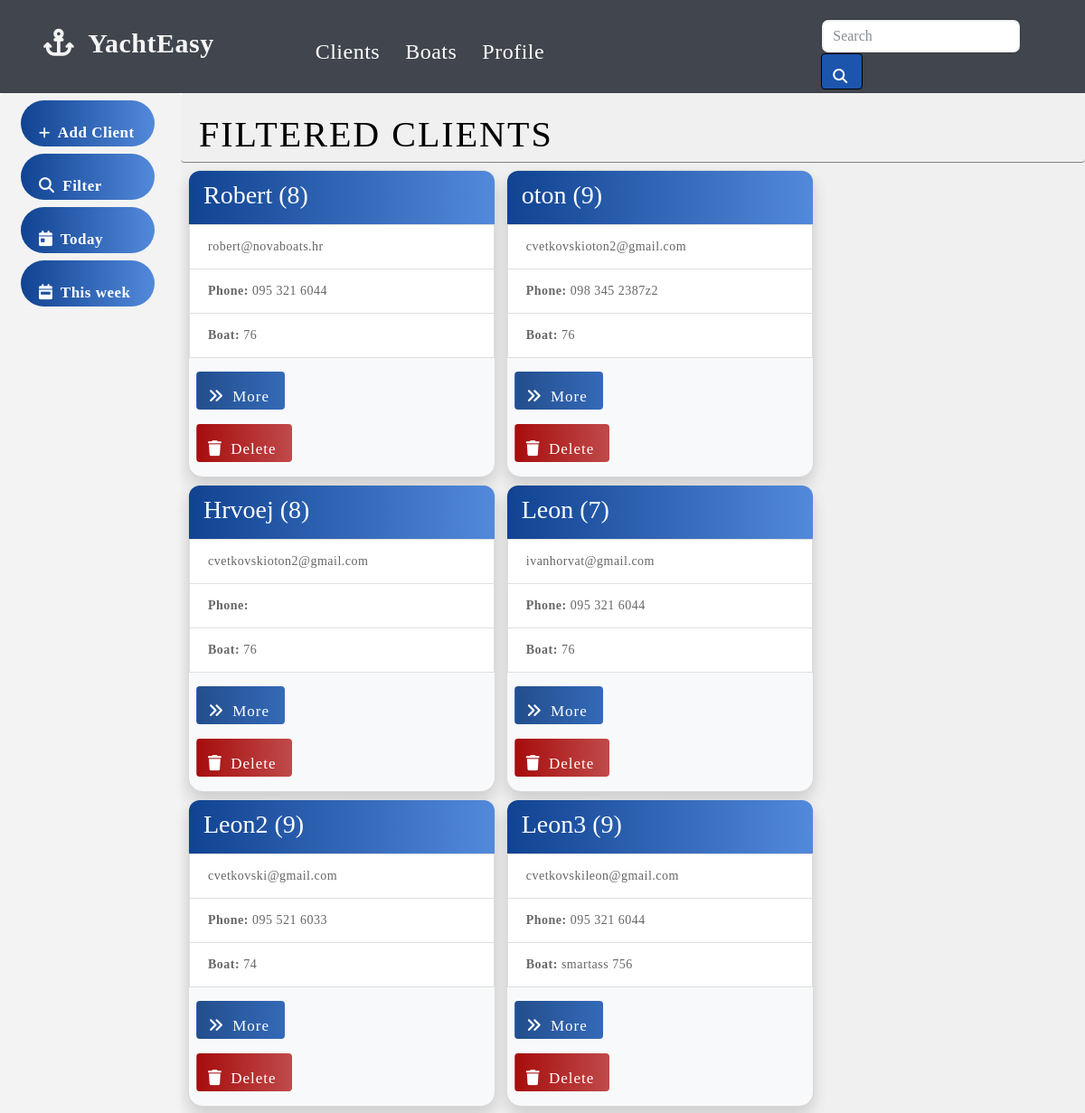
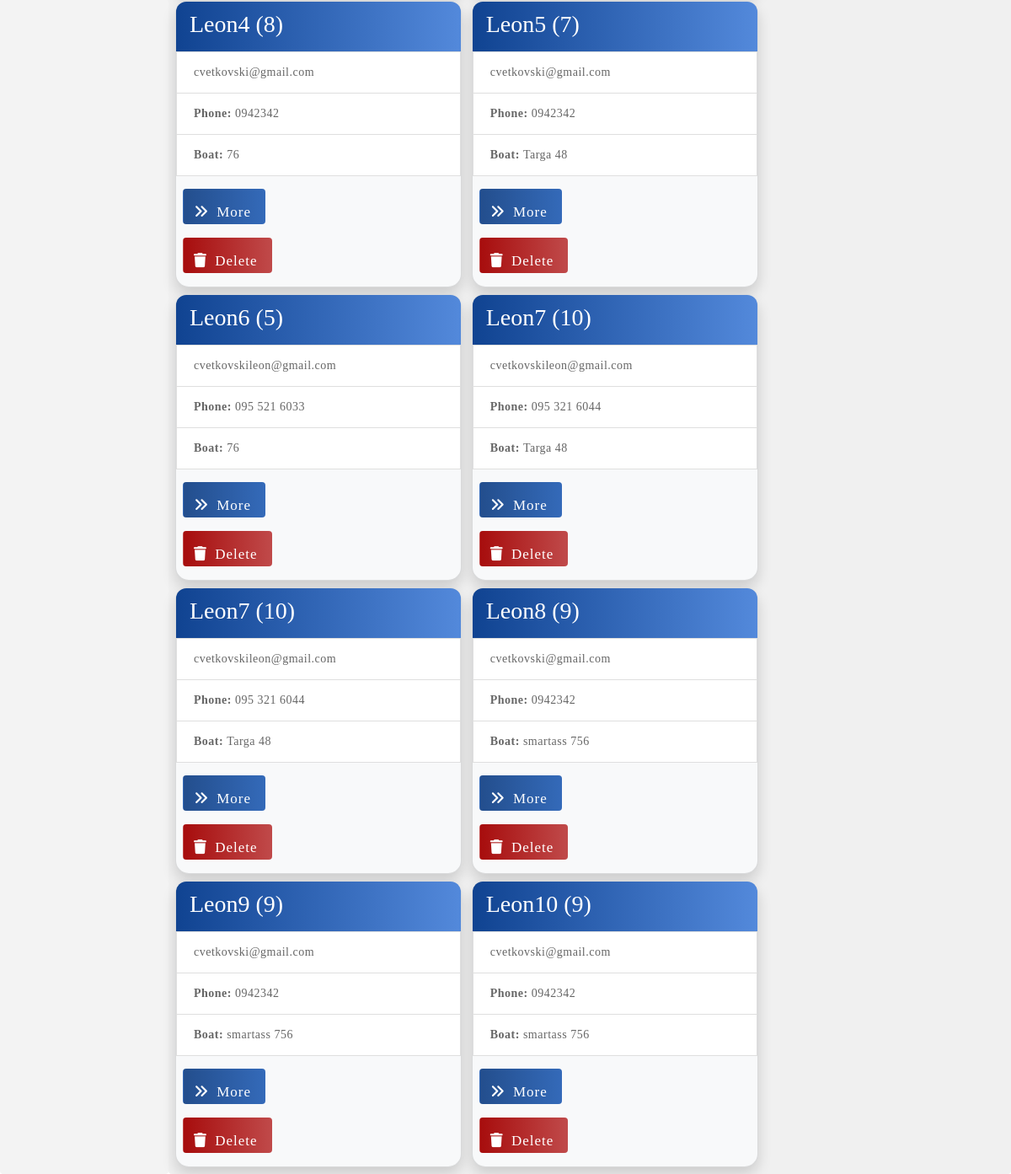
/Leon/filterClients2, run on an earlier commit of the app's database (2 pictures, top to bottom).
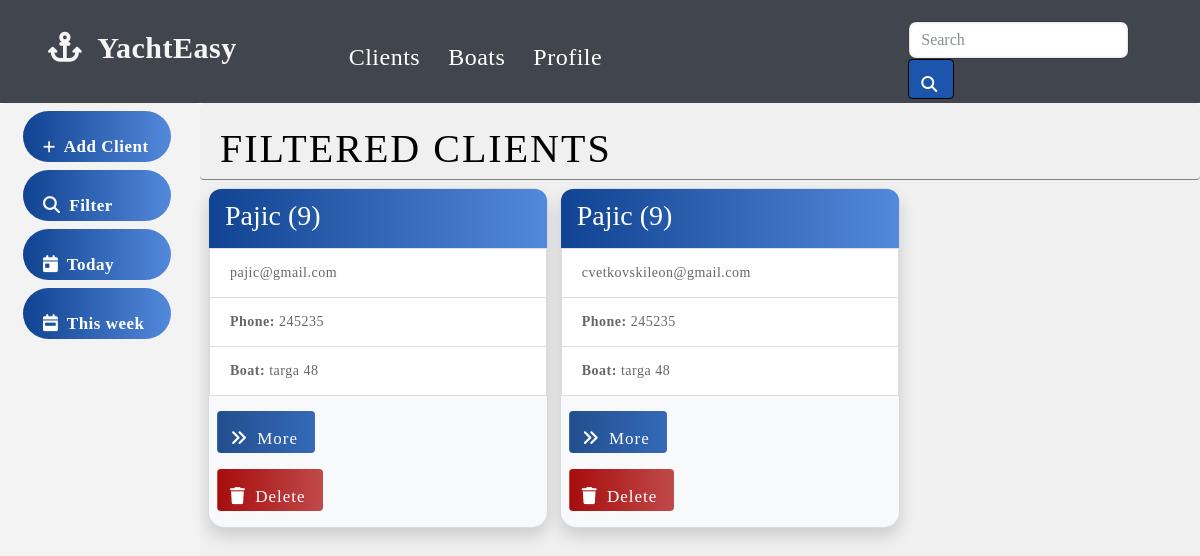
And on a later commit of the database.
### clients_app/models.py (models this page shows)
class Client(models.Model):
    user = models.ForeignKey(User, on_delete = models.CASCADE, default = "")
    name = models.CharField(max_length=200, null = True, )
    phone = models.CharField(max_length=200, null= True)
    email = models.CharField(max_length=200, null= True)
    state  = models.CharField(max_length=200, null= True)
    model  = models.CharField(max_length=200, null= True)
    year =  models.IntegerField( null= True)
    location = models.CharField(max_length=200, null= True)
    equipment = models.CharField(max_length=2000, null= True)
    value = models.IntegerField(null= True)
    model_interest  = models.CharField(max_length=200, null= True)
    year_interest =  models.IntegerField( null= True)
    equipment_interest = models.CharField(max_length=2000, null= True)
    budget = models.IntegerField( null= True)
    other_interests = models.CharField(max_length= 2000, null= True)
    first_contact = models.CharField(max_length=1000, null= True)
    to_contact = models.DateField(null = True)
    to_contact_text = models.CharField(max_length= 2000, null = True)
    communication = models.CharField(max_length=5000, null= True)
    importance = models.IntegerField( null= True)

### clients_app/views.py (the view)
def filterClients2(request, username):
    user = User.objects.get(username = username)
    clients = Client.objects.filter(user = user)
    if request.POST.get("budget_min") and request.POST.get("budget_max"):
        min_budget = request.POST.get("budget_min")
        max_budget = request.POST.get("budget_max")
        clients = clients.filter( budget__range = (min_budget, max_budget), user = user)
    if request.POST.get("year_min") and request.POST.get("year_max"):
        year_min = request.POST.get("year_min")
        year_max = request.POST.get("year_max")
        clients = clients.filter( year__range = (year_min, year_max))
    if request.POST.get("importance_min") and request.POST.get("importance_max"):
        importance_min = request.POST.get("importance_min")
        importance_max = request.POST.get("importance_max")
        clients = clients.filter( importance__range = (importance_min, importance_max))
    if request.POST.get("name"):
        name = request.POST.get("name")
        clients = clients.filter( name__icontains = name)
    if request.POST.get("state"):
        state = request.POST.get("state")
        clients = clients.filter( state__icontains = state)
    if request.POST.get("model"):
        model = request.POST.get("model")
        clients = clients.filter( model__icontains = model)
    if request.POST.get("location"):
        location = request.POST.get("location")
        clients = clients.filter( location__icontains = location)
    if request.POST.get("model_interest"):
        model_interest = request.POST.get("model_interest")
        clients = clients.filter( model_interest__icontains = model_interest)
    if request.POST.get("other_interests"):
        other_interests = request.POST.get("other_interests")
        clients = clients.filter( other_interests__icontains = other_interests)
    return render(request, 'filters/filtered_clients.html', {'clients': clients} )

### templates/filters/filtered_clients.html (shortened to what the changed rows need)
{% extends 'base.html' %}
{% block content %}
<div class="container-fluid ">
  <div class="row ">
    <div class = " col-12 col-lg-10 pt-0 pr-0 pl-0  rounded " id = "clientsDiv" style = "min-height: 1000px; background-color: rgb(240, 240, 240);  ">
          <div class = "container-fluid pb-2 pl-1 pt-0 mb-2 w-100 rounded" style = " border-bottom: 1px solid grey">
          <div class= "row  col-12 mt-4 mb-0" id= "H1container" >
            <h1 class= " ml-3 d-inline-flex  justify-content-center" id = "clientsH1" style = "color:#000000; letter-spacing: 2px; border-radius: 12px;"> FILTERED CLIENTS  </h1>
          </div>
          </div>
          {% for client in clients %}
              <div id = "client-card" class=" card justify-content-center shadow d-inline-block mb-2 ml-2 bg-light clientCard"  style = "border-radius: 16px; width: 340px ; height: 340px" >
                <div class="card-body p-0 rounded  ">
                  {% if client.importance >= 8 %}
                  <div class = "w-100 py-1 m-0 " style = "background-image: linear-gradient(to right,#104391, #5389db);  border-top-right-radius : 12px; border-top-left-radius: 12px;">
                      <h3 class="card-title ml-3 mt-2 " > {{client.name}}  ({{client.importance }})  </h3>
                  </div>
                  {% else %}
                  <div class = "w-100 py-1 m-0 " style = "background-image: linear-gradient(to right,#104391, #5389db); border: 0px solid black;  border-top-right-radius : 12px; border-top-left-radius: 12px;">
                    <h3 class="card-title ml-3 mt-2"  >{{client.name}} ({{client.importance }})</h3>
                  </div>
                  {% endif %}
                    <li class="list-group-item"><p class="card-text w-100">{{client.email}}</p></li>
                    <li class="list-group-item"><p class="card-text"> <b> Phone:  </b> {{client.phone}}</p></li>
                    <li class= "list-group-item"><p class= "card-text"> <b> Boat:  </b> {{ client.model }}</p></li>
                    <form action = "{% url 'clientDetails' client.name  %}" method="POST" class = "mt-2">
                      <button style = "height: 42px;overflow: hidden; font-size: 17px; background-image: linear-gradient(to right,#234e8d, #346ab9);; color: white; letter-spacing: 1px;  border-right: 0px solid white; transition: 0.4s" class = "btn ml-2 my-2 btnMobile " > <i class="fas fa-angle-double-right mr-1" style = "margin-top: 4px"></i>  More   </button>
                    </form>
                  <form  action = "{% url 'deleteClient' client.name %}"method="post">
                    <div class="ml-2 flex  p-0" >
                    <button class="btn mb-2 mt-2 btnMobile " style = "height: 42px;overflow: hidden; font-size: 17px; background-image: linear-gradient(to left, #c04a4a, #a70d0d);; color: white; letter-spacing: 1px; border-right: 0px solid white; transition: 0.4s;"> <i class="fas fa-trash mr-1" style = "margin-top: 4px"></i>  Delete </button>
                    </div>
                  </form>
                </div>
              </div>
        {% endfor %}
</div>
        <br>
{% endblock %}

What changed in the data, as far as the page shows it:
removed Client: name "Robert", importance "8", email "robert@novaboats.hr", phone "095 321 6044", model "76"
removed Client: name "Hrvoej", importance "8", email "cvetkovskioton2@gmail.com", model "76"
removed Client: name "Leon", importance "7", email "ivanhorvat@gmail.com", phone "095 321 6044", model "76"
removed Client: name "Leon2", importance "9", email "cvetkovski@gmail.com", phone "095 521 6033", model "74"
removed Client: name "Leon3", importance "9", email "cvetkovskileon@gmail.com", phone "095 321 6044", model "smartass 756"
removed Client: name "Leon4", importance "8", email "cvetkovski@gmail.com", phone "0942342", model "76"
removed Client: name "Leon5", importance "7", email "cvetkovski@gmail.com", phone "0942342", model "Targa 48"
removed Client: name "Leon6", importance "5", email "cvetkovskileon@gmail.com", phone "095 521 6033", model "76"
removed Client: name "Leon7", importance "10", email "cvetkovskileon@gmail.com", phone "095 321 6044", model "Targa 48"
removed Client: name "Leon7", importance "10", email "cvetkovskileon@gmail.com", phone "095 321 6044", model "Targa 48"
removed Client: name "Leon8", importance "9", email "cvetkovski@gmail.com", phone "0942342", model "smartass 756"
removed Client: name "Leon9", importance "9", email "cvetkovski@gmail.com", phone "0942342", model "smartass 756"
removed Client: name "Leon10", importance "9", email "cvetkovski@gmail.com", phone "0942342", model "smartass 756"
added Client: name "Pajic", importance "9", email "pajic@gmail.com", phone "245235", model "targa 48"
changed Client: name "oton" → "Pajic"; email "cvetkovskioton2@gmail.com" → "cvetkovskileon@gmail.com"; phone "098 345 2387z2" → "245235"; model "76" → "targa 48"
